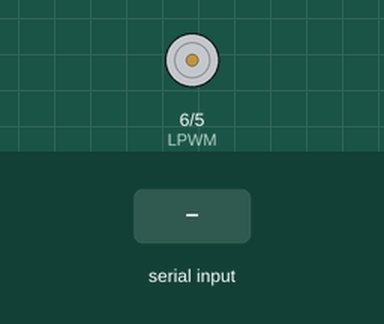
The sketch below on a simulated Arduino Uno, built with avr-gcc and run on an emulated ATmega328P. Parts: motor-driver pin pairs drawn as motors (green arrow = first pin HIGH = forward, orange = second pin HIGH = backward, longer = more drive). The inputs (shaded band) are chosen by the test bench. What the sketch prints to the serial monitor is not drawn.

Above: at 1.2 s.
1.3 s: "B:1\n" received over Serial
At 1.7 s:
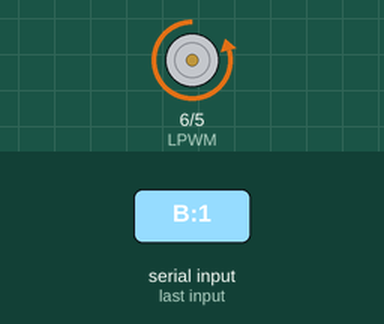
2.8 s: "B:2\n" received over Serial
At 3.9 s:
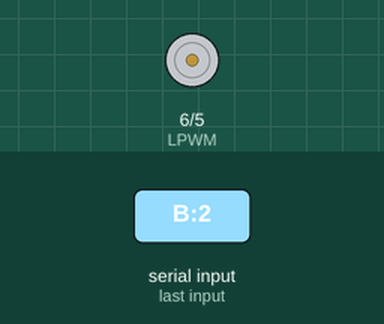
4.3 s: "B:1:150\n" received over Serial
At 5.2 s:
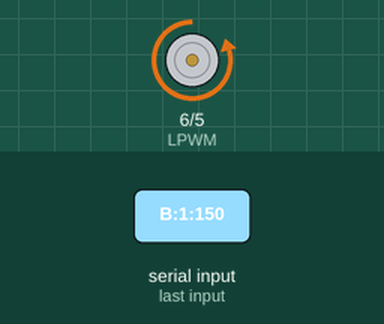
5.8 s: "2" received over Serial
At 6.2 s:
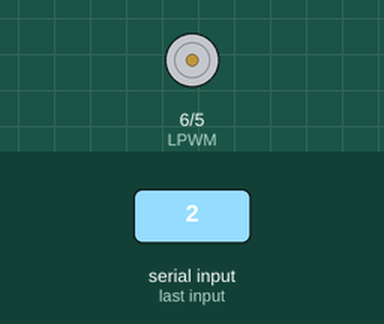
Timing chart, 0 to 8.3 s (numbered marks = the images above; inputs shaded):
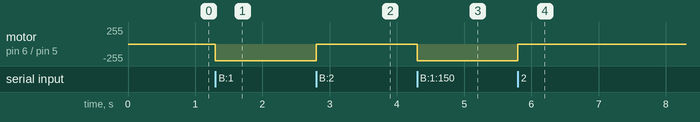

Measured:
- after the input at 1.3 s, motor on pin 6 (LPWM) / pin 5 (RPWM): stopped → backward 250/255 at once
- after the input at 2.8 s, motor on pin 6 (LPWM) / pin 5 (RPWM): backward 250/255 → stopped at once
- after the input at 4.3 s, motor on pin 6 (LPWM) / pin 5 (RPWM): stopped → backward 250/255 at once
- after the input at 5.8 s, motor on pin 6 (LPWM) / pin 5 (RPWM): backward 250/255 → stopped at once

The sketch:

blower_control.ino
```cpp
// === blower_control.ino ===
// 🌀 โมดูลควบคุมพัดลม (Blower) ด้วย PWM สำหรับระบายอากาศในตู้คอนโทรล

// กำหนดขาที่ใช้ควบคุมมอเตอร์พัดลมผ่าน H-Bridge
#define RPWM 5    // PWM เดินหน้า
#define LPWM 6    // อีกฝั่งของ H-Bridge (ปกติสั่ง LOW)

int speedLevel = 250;            // ความเร็วเริ่มต้นของพัดลม (0-255) ⚠️ PWM ต้อง ≥ 230 ถึงจะหมุนได้
bool isRunning = false;          // สถานะพัดลม
bool freezeBattery = false;      // หยุดอัปเดตแบตเตอรี่ชั่วคราว
unsigned long blowerStopTime = 0; // เวลาที่หยุดล่าสุด

// ⚠️ MOTOR SPECIFICATIONS:
// - Minimum PWM: 230 (PWM < 230 = motor ไม่หมุน)
// - Operating Range: 230-255 (25 levels)
// - Recommended Default: 250 (high efficiency)

// === ฟังก์ชันควบคุมพัดลมจาก Serial Command ===
void handleBlowerCommand(char cmd) {
  if (cmd == '1') {
    // ตรวจสอบ PWM ขั้นต่ำก่อนเริ่มทำงาน
    if (speedLevel < 230) {
      speedLevel = 230; // ปรับเป็นค่าขั้นต่ำที่ทำงานได้
      Serial.println("⚠️ ปรับ PWM เป็น 230 (ค่าขั้นต่ำที่มอเตอร์หมุนได้)");
    }

    analogWrite(RPWM, speedLevel);   // เริ่มทำงานด้วยความเร็วกำหนด
    digitalWrite(LPWM, LOW);         // ปิดฝั่งตรงข้าม
    isRunning = true;
    freezeBattery = true;
    blowerStopTime = millis();
    Serial.print("พัดลมเริ่มทำงานที่ความเร็ว PWM ");
    Serial.println(speedLevel);
  }
  else if (cmd == '2') {
    analogWrite(RPWM, 0);            // หยุด PWM
    isRunning = false;
    freezeBattery = false;
    blowerStopTime = millis();
    Serial.println("พัดลมหยุดทำงาน");
  }
}

// === ฟังก์ชันตั้งค่าขาพัดลม ===
void initBlowerControl() {
  pinMode(RPWM, OUTPUT);
  pinMode(LPWM, OUTPUT);
  analogWrite(RPWM, 0);
  digitalWrite(LPWM, LOW);
}

// === ฟังก์ชัน setup() และ loop() พร้อมใช้งาน ===
void setup() {
  Serial.begin(115200);
  initBlowerControl();
  Serial.println("Blower control system ready.");
  Serial.println("⚠️ PWM Range: 230-255 (PWM < 230 = motor ไม่หมุน)");
  Serial.println("Serial control commands:");
  Serial.println("  Press 1 = Turn ON fan (PWM 250)");
  Serial.println("  Press 2 = Turn OFF fan");
}

void loop() {
  if (Serial.available()) {
    char cmd = Serial.read();
    handleBlowerCommand(cmd);
  }
}

/*
📡 เชื่อมต่อกับ Web App:
- Web App ส่ง Serial Command เช่น "B:1\n", "B:2\n"
- Arduino ฝั่งรับ:
    if (input.startsWith("B:")) {
        char ch = input.charAt(2);
        handleBlowerCommand(ch);
    }
*/

// === INTEGRATION NOTES FOR FISH FEEDER IOT SYSTEM ===
//
// 🎯 JSON OUTPUT FORMAT (REAL DATA ONLY - NO MOCKUP):
// {
//   "blower_status": isRunning,              // bool - สถานะพัดลม
//   "blower_speed": speedLevel,              // int - ความเร็ว PWM (0-255)
//   "blower_pwm_output": analogRead(RPWM),   // int - ค่า PWM ปัจจุบัน
//   "freeze_battery": freezeBattery,         // bool - ระงับแสดงแบตเตอรี่
//   "blower_stop_time": blowerStopTime,      // unsigned long - เวลาหยุดล่าสุด
//   "timestamp": millis()                    // unsigned long - เวลาอ่านค่า
// }
//
// 🌀 BLOWER VENTILATION SYSTEM:
// - PWM control ความเร็วพัดลม (0-255)
// - H-Bridge motor driver (RPWM/LPWM)
// - ระบายอากาศตู้ควบคุม/ถังอาหาร
// - Auto speed adjustment ตามอุณหภูมิ
// - ⚠️ CRITICAL: PWM ต้อง ≥ 230 ถึงจะหมุนได้ (มอเตอร์ไม่ทำงานที่ PWM < 230)
//
// 📡 SERIAL COMMANDS (FROM PI SERVER):
// - "B:1" = เปิดพัดลมด้วยความเร็ว default
// - "B:2" = ปิดพัดลม
// - "B:1:150" = เปิดพัดลมด้วยความเร็ว 150
// - Response: JSON status กลับไปยัง Pi
//
// 🌐 WEB DASHBOARD INTEGRATION:
// - ปุ่มเปิด/ปิดพัดลม
// - Slider ปรับความเร็ว (0-255)
// - แสดงความเร็วปัจจุบัน
// - Auto mode ตามอุณหภูมิตู้ควบคุม
//
// 🔄 PI SERVER INTEGRATION:
// - รับข้อมูลผ่าน Serial (115200 baud)
// - ส่งไป Firebase: /fish-feeder-system/controls/blower/
// - Auto control ตาม control_temp
// - Energy management integration
//
// 🎛️ AUTO CONTROL SCENARIOS:
// - Speed 0: temp < 35°C (ปิด)
// - Speed 230: 35°C ≤ temp < 40°C (ขั้นต่ำที่ทำงานได้)
// - Speed 240: 40°C ≤ temp < 45°C (กลาง)
// - Speed 255: temp ≥ 45°C (เต็มสปีด)
// - Emergency: Force OFF เมื่อ battery < 15%
// - ⚠️ หมายเหตุ: ไม่ใช้ PWM 100-229 เพราะมอเตอร์ไม่หมุน
//
// ⚠️ IMPORTANT - NO MOCKUP DATA:
// - ใช้เฉพาะสถานะจริงจาก PWM output
// - ไม่สร้างข้อมูลปลอมหรือทดสอบ
// - Error handling: ถ้า motor เสีย ให้ส่งค่า error
// - Safety: ป้องกัน overcurrent ด้วย current monitoring
//
// 🚀 ARDUINO JSON COMMUNICATION WITH RASPBERRY PI 4:
// - #include <ArduinoJson.h> สำหรับ JSON processing
// - Pi → Arduino: {"command": "blower_on", "pwm_value": 240} หรือ {"command": "blower_off"}
// - Arduino → Pi: {"blower_status": "on", "current_pwm": 240, "motor_running": true, "timestamp": 12345}
// - Pi Serial Commands: 115200 baud, newline terminated
// - Bi-directional communication สำหรับ ventilation control และ temperature management
```
